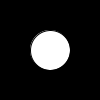
Frame 1 (no input)
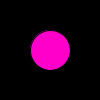
Frame 60 (the mouse pressed at the canvas centre just before this capture)
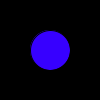
Frame 120 (the mouse held since frame 60 and released just before this capture)

The Processing sketch that drew these frames (run headless with seeded random() and noise(); from frame 60 on, the mouse is pressed at the canvas centre):

// Processing sketch: ex20_1
// ── ex20_1.pde
// Make a program run at four frames per second and display the current frame count to 
// the console with println().

void setup() { 
  frameRate(4); 
  colorMode(HSB);
} 

void draw () {
  println(frameCount); 
  
  //draw a circle that changes colour with each frame change
  background(0); 
  ellipse(width/2, height/2, 40, 40);
  float rand = (random(255));
  fill (rand, 255, 255);
}
